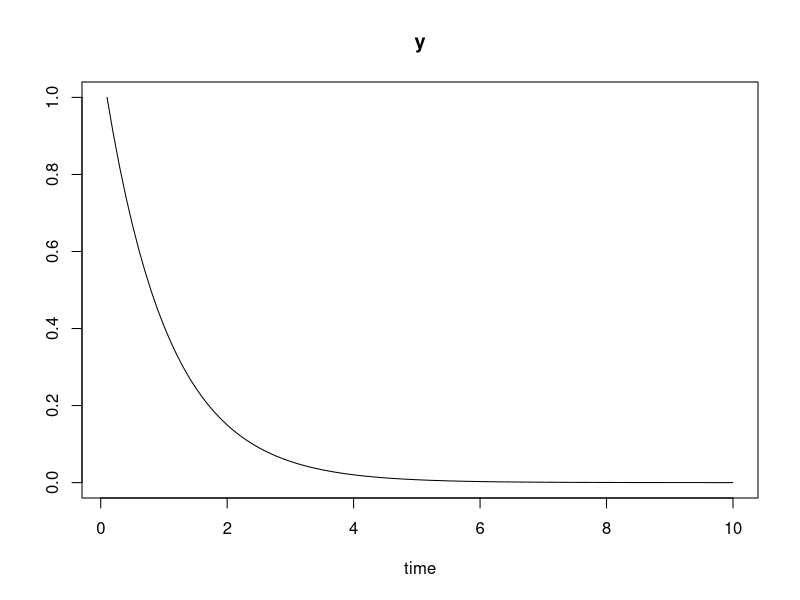
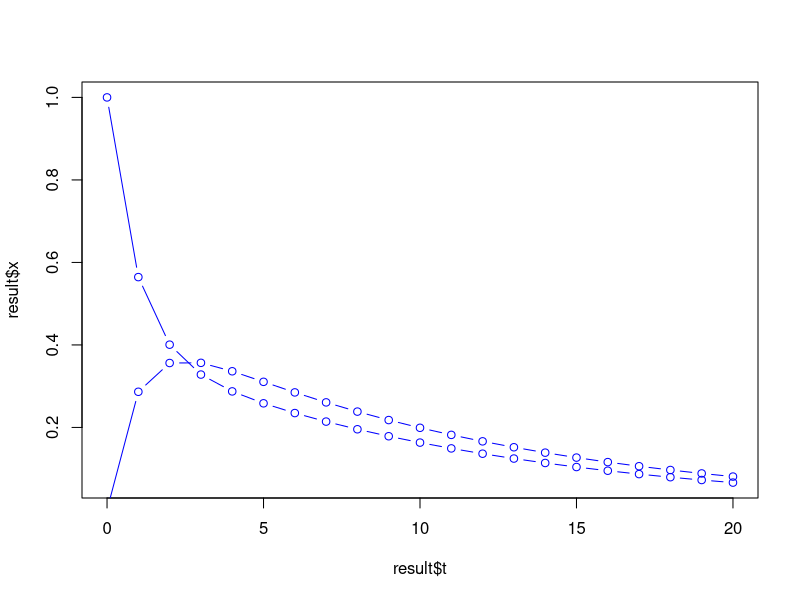

Here is the R script that generated these plots, in order:
# Exponential Decay
require(deSolve)

# Simple
derivsfn = function(t, y, k){
    dy = -k * y
    list(c(dy))
}

k = 2
y = 1
# derivsfn(t=0,y,k)
ode(y=y,times=0:10,func=derivsfn,parms=k)

# More generic
state = c(y = 1)
parameters = c(k = -1)

derivsfn2 = function(t, state, parameters){
  with(as.list(c(state, parameters)),{
    dy = k * y
    list(c(dy))
  })
}
t = (1:100)/10
out = ode(state,t,derivsfn2,parameters)
plot(out)

# The more generic code also works with e.g. a 2 compartment system

derivsfn3 = function(t, state, parms){
  with(as.list(c(state,parms)),{
    dx = -p*x - q*(x-y)
    dy = q*(x-y)
    list(c(dx,dy))
  })
}
parms = c(p = 0.2, q=0.5)
state = c(x = 1, y = 0)
# derivsfn3(0,state,parms)
result = as.data.frame(ode(y=state,times=0:20,func=derivsfn3,parms=parms))
plot(result$t,result$x,type="b",col="blue")
lines(result$t,result$y,type="b",col="blue")
# plot(result$y,result$x,type="b",col="blue")
